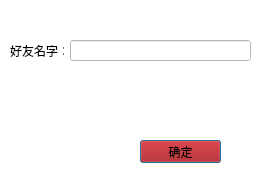
<?xml version="1.0" encoding="UTF-8"?>
<ui version="4.0">
 <class>Dialog</class>
 <widget class="QDialog" name="Dialog">
  <property name="geometry">
   <rect>
    <x>0</x>
    <y>0</y>
    <width>275</width>
    <height>175</height>
   </rect>
  </property>
  <property name="minimumSize">
   <size>
    <width>275</width>
    <height>175</height>
   </size>
  </property>
  <property name="maximumSize">
   <size>
    <width>275</width>
    <height>175</height>
   </size>
  </property>
  <property name="windowTitle">
   <string>添加好友</string>
  </property>
  <property name="windowIcon">
   <iconset>
    <normaloff>image/myicon_1.png</normaloff>image/myicon_1.png</iconset>
  </property>
  <property name="styleSheet">
   <string notr="true">background-color: rgb(255, 255, 255);</string>
  </property>
  <widget class="QLabel" name="label">
   <property name="geometry">
    <rect>
     <x>10</x>
     <y>40</y>
     <width>54</width>
     <height>21</height>
    </rect>
   </property>
   <property name="text">
    <string>好友名字：</string>
   </property>
  </widget>
  <widget class="QLineEdit" name="lineEdit">
   <property name="geometry">
    <rect>
     <x>70</x>
     <y>40</y>
     <width>181</width>
     <height>21</height>
    </rect>
   </property>
  </widget>
  <widget class="QPushButton" name="pushButton">
   <property name="geometry">
    <rect>
     <x>140</x>
     <y>140</y>
     <width>81</width>
     <height>23</height>
    </rect>
   </property>
   <property name="styleSheet">
    <string notr="true">background-color:rgb(170, 0, 0);</string>
   </property>
   <property name="text">
    <string>确定</string>
   </property>
  </widget>
 </widget>
 <resources/>
 <connections/>
</ui>
